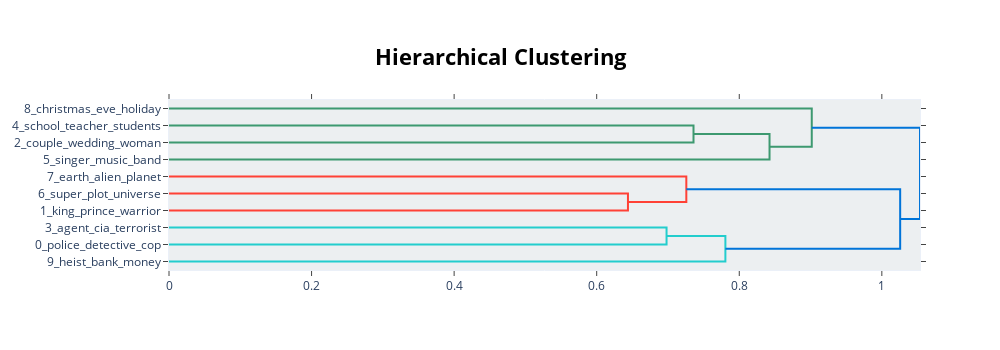

The notebook cell this image was saved under:
### Code cell
topic_model.visualize_hierarchy(  top_n_topics=10)

### Figure 1 — Plotly figure (JSON) as saved in the notebook; plotly's stock layout.template omitted (floating-point values rounded to 4 significant figures)
{"data": [{"hoverinfo": "text", "marker": {"color": "rgb(61,153,112)"}, "mode": "lines", "type": "scatter", "x": [0.0, 0.7358, 0.7358, 0.0], "xaxis": "x", "y": [-15.0, -15.0, -25.0, -25.0], "yaxis": "y"}, {"hoverinfo": "text", "marker": {"color": "rgb(61,153,112)"}, "mode": "lines", "type": "scatter", "x": [0.7358, 0.8425, 0.8425, 0.0], "xaxis": "x", "y": [-20.0, -20.0, -35.0, -35.0], "yaxis": "y"}, {"hoverinfo": "text", "marker": {"color": "rgb(61,153,112)"}, "mode": "lines", "type": "scatter", "x": [0.0, 0.9017, 0.9017, 0.8425], "xaxis": "x", "y": [-5.0, -5.0, -27.5, -27.5], "yaxis": "y"}, {"hoverinfo": "text", "marker": {"color": "rgb(255,65,54)"}, "mode": "lines", "type": "scatter", "x": [0.0, 0.6438, 0.6438, 0.0], "xaxis": "x", "y": [-55.0, -55.0, -65.0, -65.0], "yaxis": "y"}, {"hoverinfo": "text", "marker": {"color": "rgb(255,65,54)"}, "mode": "lines", "type": "scatter", "x": [0.0, 0.7257, 0.7257, 0.6438], "xaxis": "x", "y": [-45.0, -45.0, -60.0, -60.0], "yaxis": "y"}, {"hoverinfo": "text", "marker": {"color": "rgb(35,205,205)"}, "mode": "lines", "type": "scatter", "x": [0.0, 0.698, 0.698, 0.0], "xaxis": "x", "y": [-75.0, -75.0, -85.0, -85.0], "yaxis": "y"}, {"hoverinfo": "text", "marker": {"color": "rgb(35,205,205)"}, "mode": "lines", "type": "scatter", "x": [0.698, 0.7805, 0.7805, 0.0], "xaxis": "x", "y": [-80.0, -80.0, -95.0, -95.0], "yaxis": "y"}, {"hoverinfo": "text", "marker": {"color": "rgb(0,116,217)"}, "mode": "lines", "type": "scatter", "x": [0.7257, 1.026, 1.026, 0.7805], "xaxis": "x", "y": [-52.5, -52.5, -87.5, -87.5], "yaxis": "y"}, {"hoverinfo": "text", "marker": {"color": "rgb(0,116,217)"}, "mode": "lines", "type": "scatter", "x": [0.9017, 1.054, 1.054, 1.026], "xaxis": "x", "y": [-16.25, -16.25, -70.0, -70.0], "yaxis": "y"}], "layout": {"autosize": false, "height": 350, "hoverlabel": {"bgcolor": "white", "font": {"family": "Rockwell", "size": 16}}, "hovermode": "closest", "plot_bgcolor": "#ECEFF1", "showlegend": false, "title": {"font": {"color": "Black", "size": 22}, "text": "<b>Hierarchical Clustering</b>", "x": 0.5, "xanchor": "center", "yanchor": "top"}, "width": 1000, "xaxis": {"mirror": "allticks", "rangemode": "tozero", "showgrid": false, "showline": true, "showticklabels": true, "ticks": "outside", "type": "linear", "zeroline": false}, "yaxis": {"mirror": "allticks", "range": [-100, 0], "rangemode": "tozero", "showgrid": false, "showline": true, "showticklabels": true, "tickmode": "array", "ticks": "outside", "ticktext": ["8_christmas_eve_holiday", "4_school_teacher_students", "2_couple_wedding_woman", "5_singer_music_band", "7_earth_alien_planet", "6_super_plot_universe", "1_king_prince_warrior", "3_agent_cia_terrorist", "0_police_detective_cop", "9_heist_bank_money"], "tickvals": [-5, -15, -25, -35, -45, -55, -65, -75, -85, -95], "type": "linear", "zeroline": false}}}
